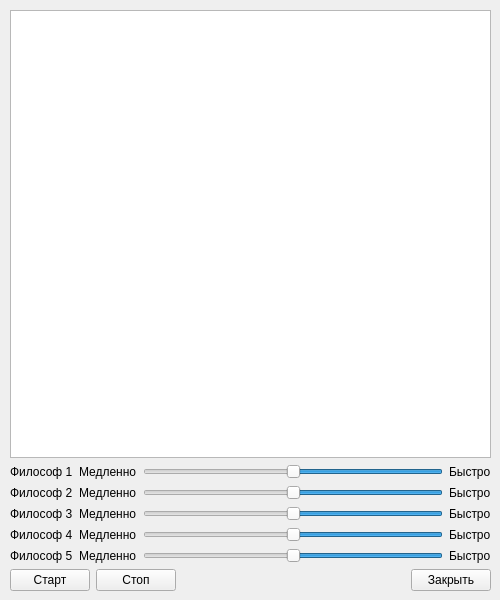
<?xml version="1.0" encoding="UTF-8"?>
<ui version="4.0">
 <class>Widget</class>
 <widget class="QWidget" name="Widget">
  <property name="geometry">
   <rect>
    <x>0</x>
    <y>0</y>
    <width>500</width>
    <height>600</height>
   </rect>
  </property>
  <property name="minimumSize">
   <size>
    <width>500</width>
    <height>600</height>
   </size>
  </property>
  <property name="maximumSize">
   <size>
    <width>500</width>
    <height>600</height>
   </size>
  </property>
  <property name="windowTitle">
   <string>Task 2</string>
  </property>
  <widget class="QWidget" name="verticalLayoutWidget">
   <property name="geometry">
    <rect>
     <x>10</x>
     <y>10</y>
     <width>481</width>
     <height>581</height>
    </rect>
   </property>
   <layout class="QVBoxLayout" name="verticalLayout">
    <item>
     <widget class="QGraphicsView" name="graphicsView">
      <property name="sceneRect">
       <rectf>
        <x>0.000000000000000</x>
        <y>0.000000000000000</y>
        <width>450.000000000000000</width>
        <height>400.000000000000000</height>
       </rectf>
      </property>
     </widget>
    </item>
    <item>
     <layout class="QHBoxLayout" name="horizontalLayout_11">
      <item>
       <widget class="QLabel" name="label_12">
        <property name="text">
         <string>Философ 1</string>
        </property>
       </widget>
      </item>
      <item>
       <widget class="QLabel" name="label_14">
        <property name="text">
         <string>Медленно</string>
        </property>
       </widget>
      </item>
      <item>
       <widget class="QSlider" name="slider1">
        <property name="minimum">
         <number>10</number>
        </property>
        <property name="maximum">
         <number>100</number>
        </property>
        <property name="singleStep">
         <number>1</number>
        </property>
        <property name="pageStep">
         <number>10</number>
        </property>
        <property name="value">
         <number>55</number>
        </property>
        <property name="orientation">
         <enum>Qt::Horizontal</enum>
        </property>
        <property name="invertedAppearance">
         <bool>true</bool>
        </property>
       </widget>
      </item>
      <item>
       <widget class="QLabel" name="label_19">
        <property name="text">
         <string>Быстро</string>
        </property>
       </widget>
      </item>
     </layout>
    </item>
    <item>
     <layout class="QHBoxLayout" name="horizontalLayout_12">
      <item>
       <widget class="QLabel" name="label_11">
        <property name="text">
         <string>Философ 2</string>
        </property>
       </widget>
      </item>
      <item>
       <widget class="QLabel" name="label_15">
        <property name="text">
         <string>Медленно</string>
        </property>
       </widget>
      </item>
      <item>
       <widget class="QSlider" name="slider2">
        <property name="minimum">
         <number>10</number>
        </property>
        <property name="maximum">
         <number>100</number>
        </property>
        <property name="pageStep">
         <number>10</number>
        </property>
        <property name="value">
         <number>55</number>
        </property>
        <property name="orientation">
         <enum>Qt::Horizontal</enum>
        </property>
        <property name="invertedAppearance">
         <bool>true</bool>
        </property>
       </widget>
      </item>
      <item>
       <widget class="QLabel" name="label_20">
        <property name="text">
         <string>Быстро</string>
        </property>
       </widget>
      </item>
     </layout>
    </item>
    <item>
     <layout class="QHBoxLayout" name="horizontalLayout_13">
      <item>
       <widget class="QLabel" name="label_10">
        <property name="text">
         <string>Философ 3</string>
        </property>
       </widget>
      </item>
      <item>
       <widget class="QLabel" name="label_16">
        <property name="text">
         <string>Медленно</string>
        </property>
       </widget>
      </item>
      <item>
       <widget class="QSlider" name="slider3">
        <property name="minimum">
         <number>10</number>
        </property>
        <property name="maximum">
         <number>100</number>
        </property>
        <property name="pageStep">
         <number>10</number>
        </property>
        <property name="value">
         <number>55</number>
        </property>
        <property name="orientation">
         <enum>Qt::Horizontal</enum>
        </property>
        <property name="invertedAppearance">
         <bool>true</bool>
        </property>
       </widget>
      </item>
      <item>
       <widget class="QLabel" name="label_21">
        <property name="text">
         <string>Быстро</string>
        </property>
       </widget>
      </item>
     </layout>
    </item>
    <item>
     <layout class="QHBoxLayout" name="horizontalLayout_10">
      <item>
       <widget class="QLabel" name="label_13">
        <property name="text">
         <string>Философ 4</string>
        </property>
       </widget>
      </item>
      <item>
       <widget class="QLabel" name="label_17">
        <property name="text">
         <string>Медленно</string>
        </property>
       </widget>
      </item>
      <item>
       <widget class="QSlider" name="slider4">
        <property name="minimum">
         <number>10</number>
        </property>
        <property name="maximum">
         <number>100</number>
        </property>
        <property name="pageStep">
         <number>10</number>
        </property>
        <property name="value">
         <number>55</number>
        </property>
        <property name="orientation">
         <enum>Qt::Horizontal</enum>
        </property>
        <property name="invertedAppearance">
         <bool>true</bool>
        </property>
       </widget>
      </item>
      <item>
       <widget class="QLabel" name="label_22">
        <property name="text">
         <string>Быстро</string>
        </property>
       </widget>
      </item>
     </layout>
    </item>
    <item>
     <layout class="QHBoxLayout" name="horizontalLayout">
      <item>
       <widget class="QLabel" name="label">
        <property name="text">
         <string>Философ 5</string>
        </property>
       </widget>
      </item>
      <item>
       <widget class="QLabel" name="label_18">
        <property name="text">
         <string>Медленно</string>
        </property>
       </widget>
      </item>
      <item>
       <widget class="QSlider" name="slider5">
        <property name="minimum">
         <number>10</number>
        </property>
        <property name="maximum">
         <number>100</number>
        </property>
        <property name="pageStep">
         <number>10</number>
        </property>
        <property name="value">
         <number>55</number>
        </property>
        <property name="orientation">
         <enum>Qt::Horizontal</enum>
        </property>
        <property name="invertedAppearance">
         <bool>true</bool>
        </property>
       </widget>
      </item>
      <item>
       <widget class="QLabel" name="label_23">
        <property name="text">
         <string>Быстро</string>
        </property>
       </widget>
      </item>
     </layout>
    </item>
    <item>
     <layout class="QHBoxLayout" name="horizontalLayout_14">
      <item>
       <widget class="QPushButton" name="pushButton_2">
        <property name="text">
         <string>Старт</string>
        </property>
       </widget>
      </item>
      <item>
       <widget class="QPushButton" name="pushButton_3">
        <property name="text">
         <string>Стоп</string>
        </property>
       </widget>
      </item>
      <item>
       <spacer name="horizontalSpacer">
        <property name="orientation">
         <enum>Qt::Horizontal</enum>
        </property>
        <property name="sizeHint" stdset="0">
         <size>
          <width>40</width>
          <height>20</height>
         </size>
        </property>
       </spacer>
      </item>
      <item>
       <widget class="QPushButton" name="pushButton">
        <property name="text">
         <string>Закрыть</string>
        </property>
       </widget>
      </item>
     </layout>
    </item>
   </layout>
  </widget>
 </widget>
 <resources/>
 <connections/>
</ui>
